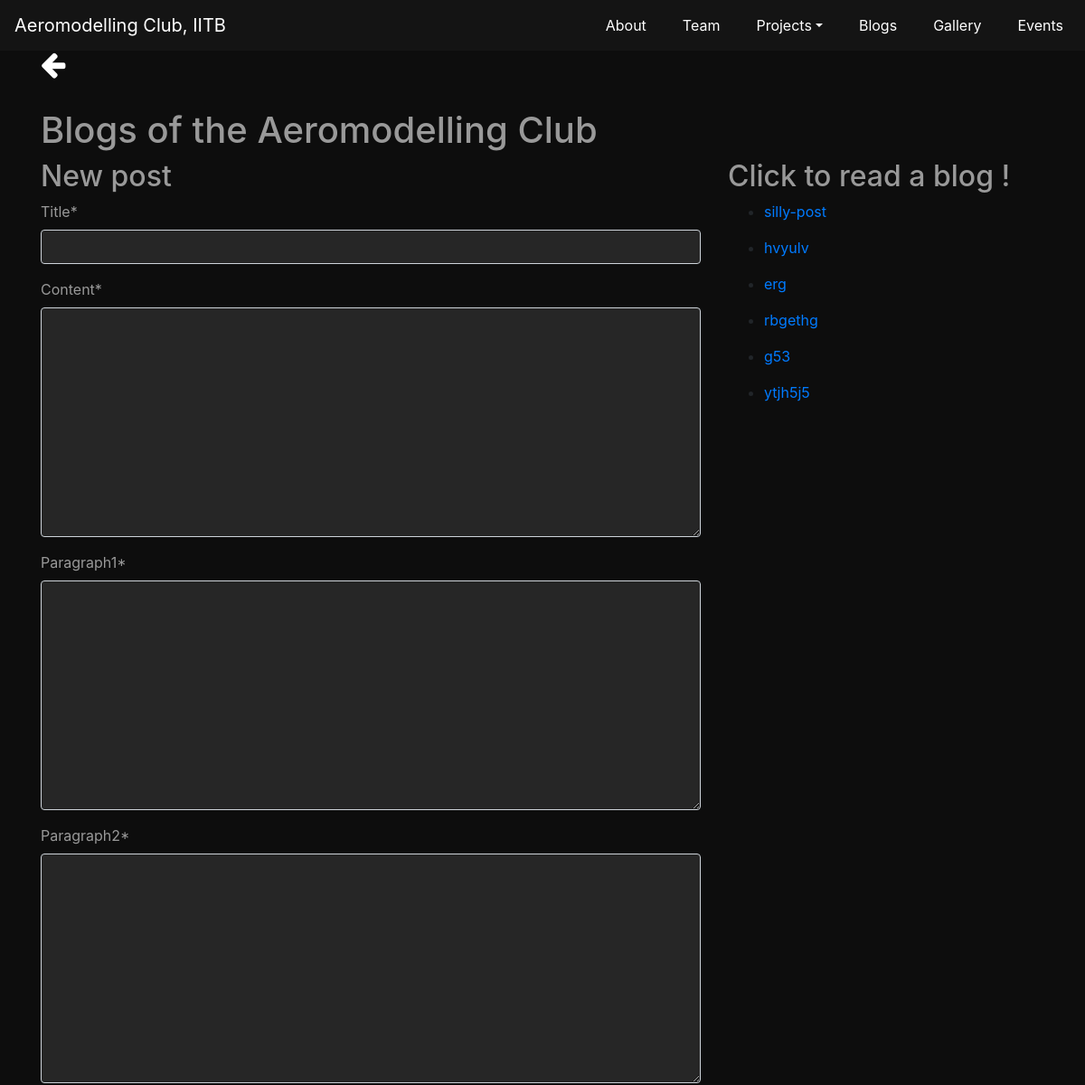
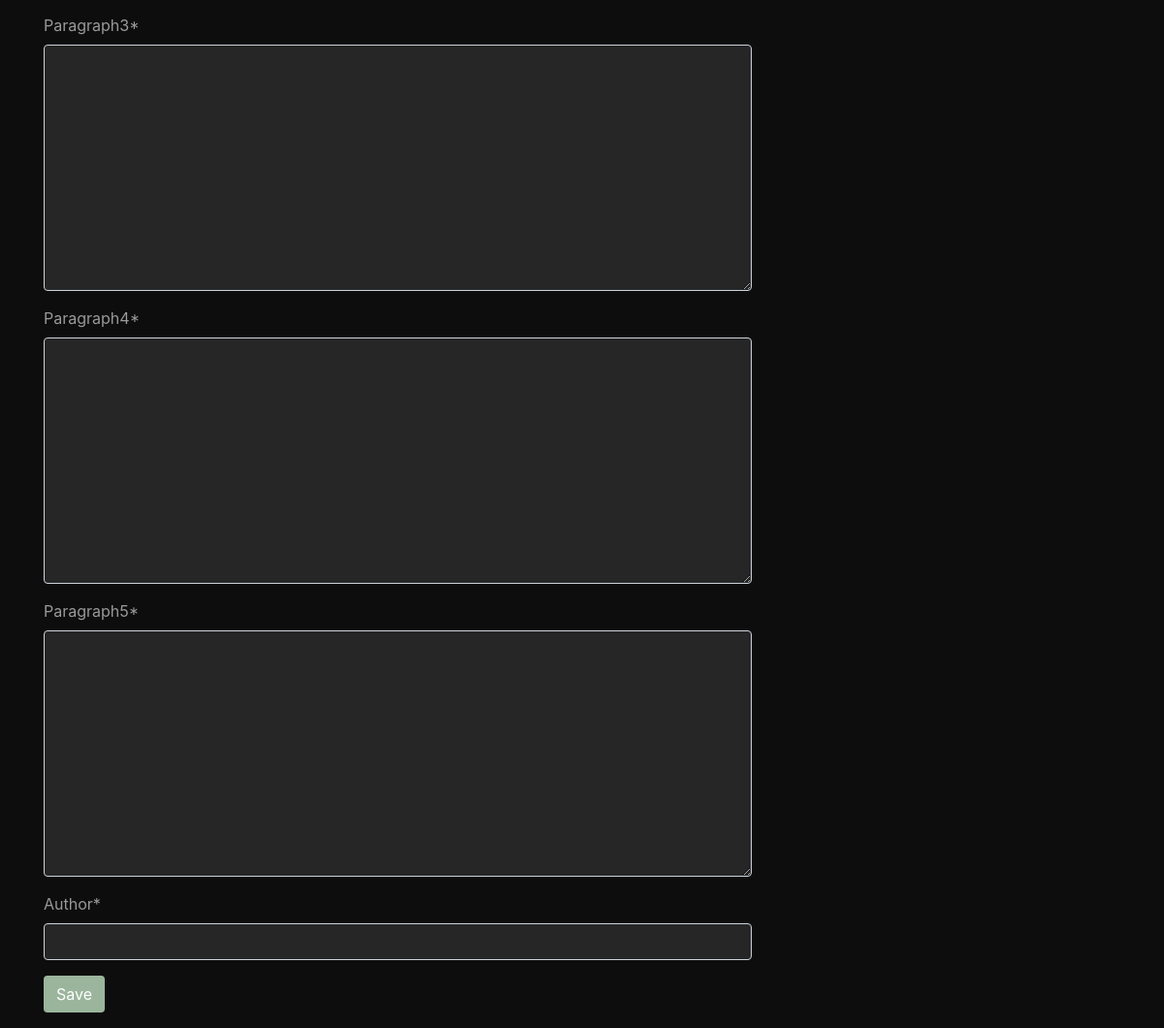
/addblogs/, run on the app's committed database (2 pictures, top to bottom).
### aero/models.py (models this page shows)
class Blog(models.Model):
	title = models.CharField(max_length=30)
	content = models.TextField(max_length=500)
	paragraph1 = models.TextField()
	paragraph2 = models.TextField()
	paragraph3 = models.TextField()
	paragraph4 = models.TextField()
	paragraph5 = models.TextField()
	img = models.ImageField(upload_to = "images/")
	author = models.CharField(max_length=100)

### aero/views.py (the view)
# urls.py: url(r'addblogs/$',views.addblogs, name='addblogs'),
def addblogs(request):
    if request.method == "POST":
        form = BlogForm(request.POST)
        blog = form.save()
        return redirect('blogs')
    else:
        form = BlogForm()
        blogs = Blog.objects.all()
    return render(request, 'aero/blogs/base.html', {'form': form , 'blogs': blogs})

### aero/forms.py
class BlogForm(forms.ModelForm):
    class Meta:
        model = Blog
        fields = ('title','content','paragraph1','paragraph2','paragraph3','paragraph4','paragraph5','author',)

### aero/templates/aero/blogs/base.html (shortened to what this page needs)
{% load static %}
{% load crispy_forms_tags %}
<html>
<head>
    <link rel="stylesheet" href="https://stackpath.bootstrapcdn.com/bootstrap/4.5.0/css/bootstrap.min.css">
    <link rel="stylesheet" href="https://cdnjs.cloudflare.com/ajax/libs/font-awesome/4.7.0/css/font-awesome.min.css">
     <link rel="stylesheet" href = "{%static "aero/css/nav.css"%}">
</head>
<body style = "background:#0d0d0d ;">
 <nav class="navbar navbar-expand-lg navbar-dark bg-dark sticky-top">
    <a class="navbar-brand">Aeromodelling Club, IITB</a>
    <div class="navbar-collapse collapse" id="navbarsExample">
        <ul class="navbar-nav ml-auto">
            <li class="nav-item active">
                <a class="nav-link" href="#">About</a>
            </li>
            <li class="nav-item">
                <a class="nav-link" href="#">Team</a>
            </li>
            <li class="nav-item dropdown">
                <a class="nav-link dropdown-toggle" href="#" id="dropdown03" data-toggle="dropdown"
                    aria-haspopup="true" aria-expanded="false">Projects</a>
            </li>
            <li class="nav-item">
                <a class="nav-link" href="#">Blogs</a>
            </li>
            <li class="nav-item">
                <a class="nav-link" href="#">Gallery<span class="sr-only">(current)</span></a>
            </li>
            <li class="nav-item">
                <a class="nav-link" href="#">Events</a>
            </li>
        </ul>
    </div>
</nav>
    <div class="container">
        <div class="page-header">
          <h2 style = "color: #999999;"><a href = {%url 'blogs' %}>
<i class="fa fa-arrow-left" aria-hidden="true" style = "color: white;"></a></i>
</h2><br />
            <h1 style = "color: #999999;">Blogs of the Aeromodelling Club</h2>
        </div>
        <div class="content ">
            <div class="row">
                <div class="col-md-8">
                    <h2 style = "color: #999999;">New post</h2>
                    <form method="POST" class="post-form" style = "color:  #999999;">{% csrf_token %}
                        {{ form|crispy}}
                        <button type="submit" class="save btn btn-default" style = "background: #9ab59b; color: white;">Save</button>
                    </form>
                </div>
                <div class="col-md-4">
                    <h2 style = "color: #999999;">Click to read a blog !
                    </h2>
                    {% for blog in blogs %}
                    <ul>
                        <li>
                            <a href="/aeromodelling-club/blogs/{{blog.pk}}">{{ blog.title }}</a>
                        </li>
                    </ul>
                    {% endfor %}
                </div>
            </div>
        </div>
    </div>
</body>
</html>

### aero/static/aero/css/nav.css (style rules this page uses)
.navbar { background-color: #141414 !important; }
.navbar .navbar-brand { color: white; transition-property: all !important; transition-duration: 0.4s !important; transition-timing-function: ease-in-out !important; }
.navbar .navbar-nav li a { color:white !important; margin-left: 2vw !important; transition-property: all !important; transition-duration: 0.4s !important ; transition-timing-function: ease-in-out; }

### aero/templates/aero/blogs/base.html (style rules this page uses)
input { background-color: #262626 !important; color: #a6a6a6 !important; }
textarea { background-color: #262626 !important; color: #a6a6a6 !important; }

### data on the page
Blog: title "silly-post"
Blog: title "hvyulv"
Blog: title "erg"
Blog: title "rbgethg"
Blog: title "g53"
Blog: title "ytjh5j5"
